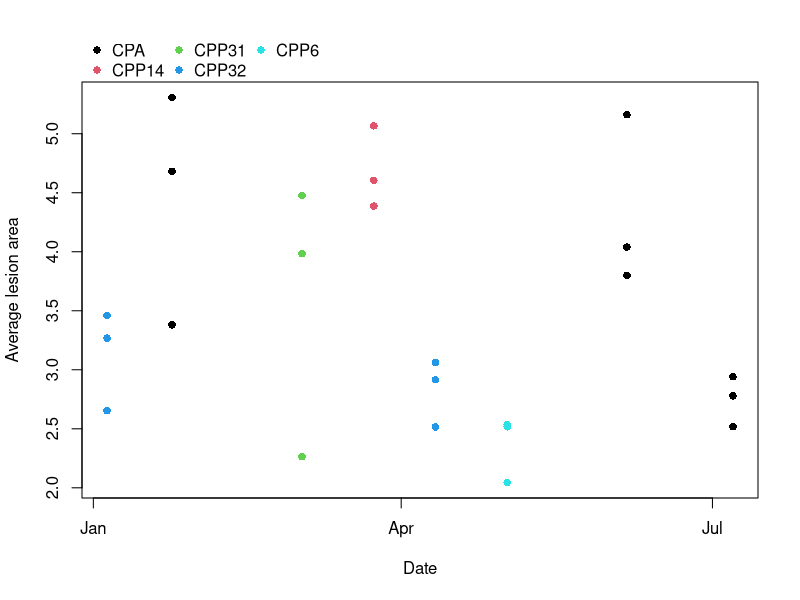
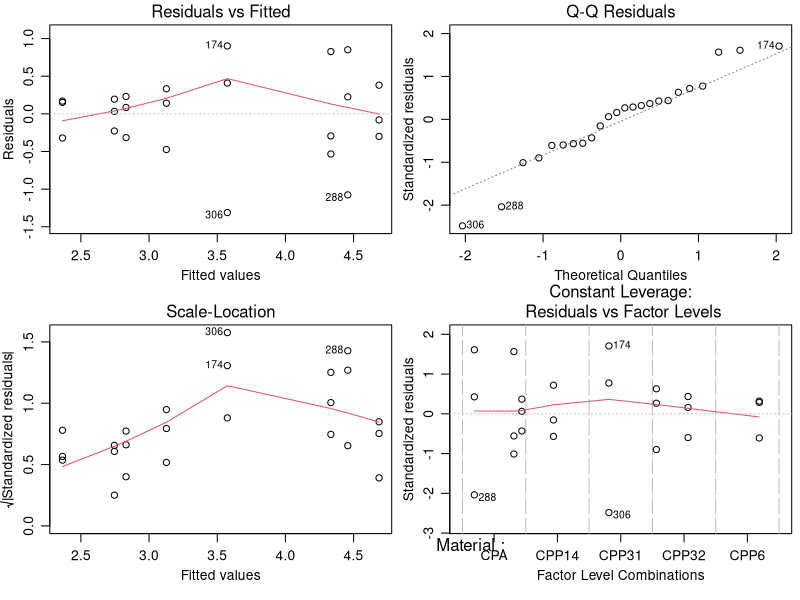
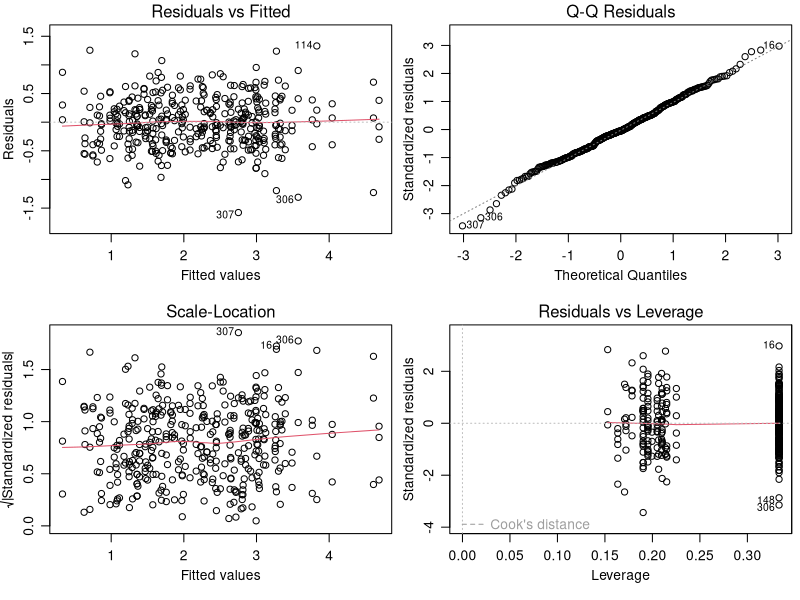
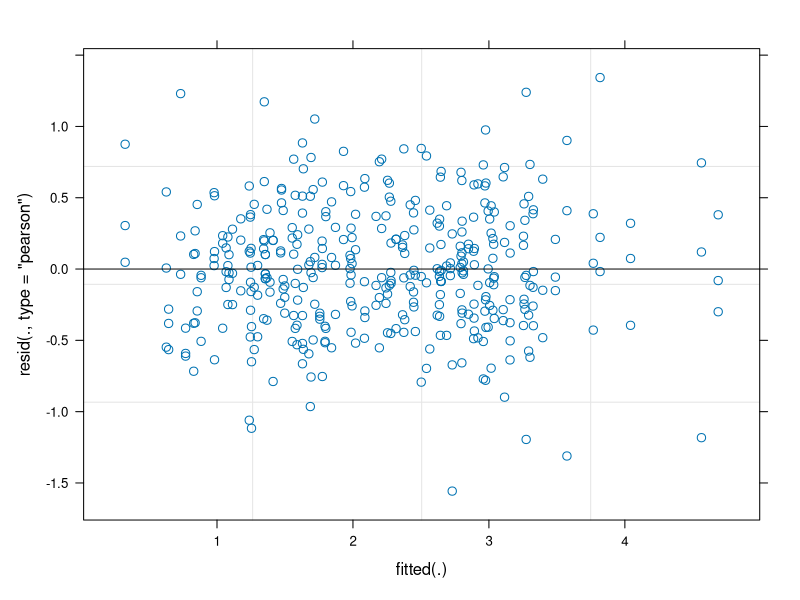
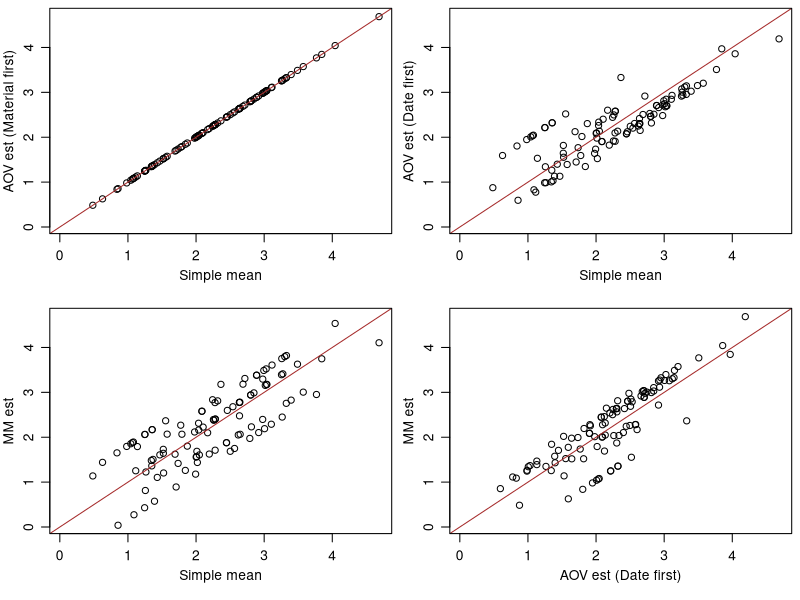

These charts were generated, in order, by the following R code:
## ---- chunk 1
# knitr::opts_chunk$set(echo=TRUE, cache=TRUE, error=TRUE)
knitr::opts_chunk$set(echo=TRUE, cache=TRUE, error=TRUE)
## ---- chunk 2
setwd("~/GitHub/Ecuador/ExptalData/Andrea")
rm(list=ls()) # clears the global environment
library(readxl)
TaData<- read_excel("TreeTomatoData.xlsx", sheet = "Data", na = 'NA')
TaData$Material <- factor(TaData$Material)

# summary(TaData)
# table(TaData$Material)

TaData$lesArea <- TaData$Decua*TaData$Dlong*pi # lesion area

TaAgg <- aggregate(TaData[,c("Decua","Dlong","lesArea")], TaData[,c("Material","Date","Rep")], mean,
                   na.rm=TRUE)
## ---- chunk 3
ttCont <- TaAgg[substring(TaAgg$Material, 1, 2)=='CP',]
ttCont$Material <- factor(ttCont$Material)
plot(ttCont$Date, sqrt(ttCont$lesArea), xlab='Date', ylab='Average lesion area', pch=16,
     col=ttCont$Material)
pc <- par()$usr # coordinates of the plot corners
legend(pc[1], pc[4]+diff(pc[3:4])/8, levels(ttCont$Material), col=factor(levels(ttCont$Material)),
       pch=16, ncol=3, bty='n', xpd=TRUE)

ttAOV <- aov(sqrt(lesArea)~Material+factor(Date), data=ttCont)
par(mfrow=c(2,2), mgp=c(2, 0.8, 0), mar=c(4,3,1.5,0.5))
plot(ttAOV)
anova(ttAOV)
## ---- chunk 4
selnAOV <- aov(sqrt(lesArea)~Material+factor(Date), data=TaAgg)
selnAOV1 <- aov(sqrt(lesArea)~factor(Date)+Material, data=TaAgg) # fitting Date first
par(mfrow=c(2,2), mgp=c(2, 0.8, 0), mar=c(4,3,1.5,0.5))
plot(selnAOV)
anova(selnAOV)
## ---- chunk 5
library(lme4)
TaAgg$DateFact <- factor(TaAgg$Date)

selnMM <- lmer(sqrt(lesArea)~-1+Material+(1|DateFact), data=TaAgg)
par(mfrow=c(1,1), mgp=c(2, 0.8, 0), mar=c(4,3,0.5,0.5))
plot(selnMM)
anova(selnMM)
ests <- summary(selnMM)$coefficients # get the estimates
(estsOrd <- ests[order(ests[,'Estimate']),])
## ---- chunk 6
ttMn <- cbind(ests, simpleMn=tapply(sqrt(TaAgg$lesArea), TaAgg$Material, mean, na.rm=TRUE),
              aovEst=model.tables(selnAOV, type='means')$tables$Material,
              aov1Est=model.tables(selnAOV1, type='means')$tables$Material)
par(mfrow=c(2,2), mgp=c(2, 0.8, 0), mar=c(4,3,0.5,0.5))
axLim <- range(ttMn[,c('simpleMn','aovEst','aov1Est','Estimate')])
plot(ttMn[,'simpleMn'], ttMn[,'aovEst'], xlab='Simple mean', xlim=axLim, ylim=axLim, 
     ylab='AOV est (Material first)', panel.last=abline(0, 1, col='brown'))
plot(ttMn[,'simpleMn'], ttMn[,'aov1Est'], xlab='Simple mean', xlim=axLim, ylim=axLim,
     ylab='AOV est (Date first)', panel.last=abline(0, 1, col='brown'))
plot(ttMn[,'simpleMn'], ttMn[,'Estimate'], xlab='Simple mean', xlim=axLim, ylim=axLim,
     ylab='MM est', panel.last=abline(0, 1, col='brown'))
plot(ttMn[,'aov1Est'], ttMn[,'aovEst'], xlab='AOV est (Date first)', xlim=axLim, ylim=axLim,
     ylab='MM est', panel.last=abline(0, 1, col='brown'))
## ---- chunk 7

